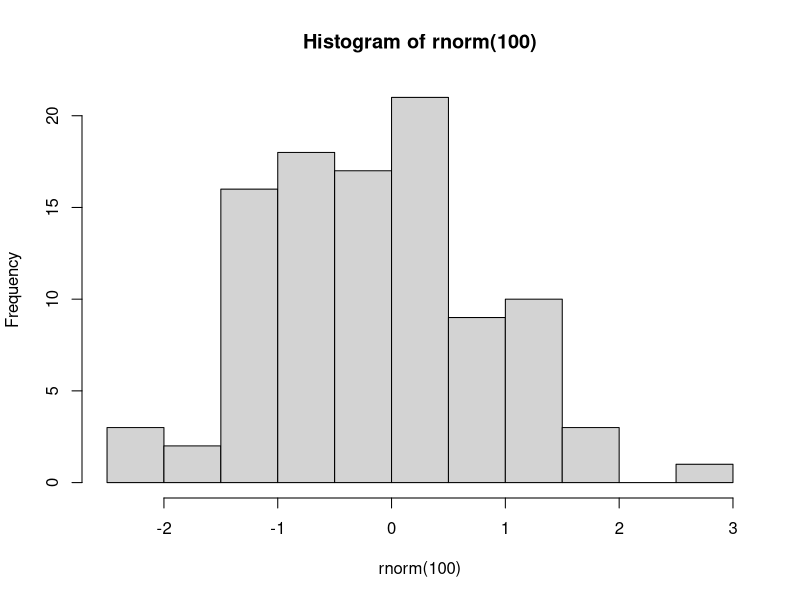
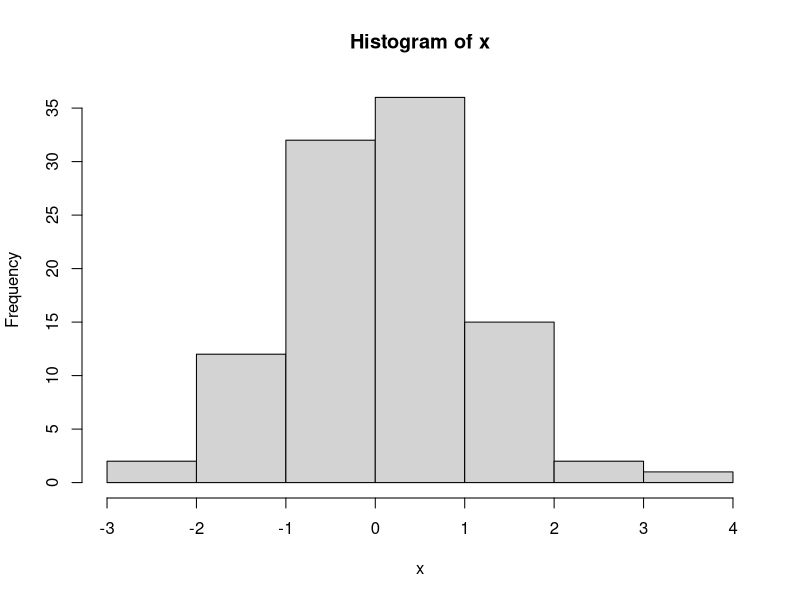

Here is the R script that generated these plots, in order:
## ---- chunk 1
obj <- 1
## ---- chunk 2
nom <- "nomObjet"
## ---- chunk 3
assign(x = nom, value = 1)
## ---- chunk 4
ls()
## ---- chunk 5
nomObjet
## ---- chunk 6
for (i in 1:5) {
  assign(x = paste0("obj", i), value = 1:i)
}
## ---- chunk 7
ls()
## ---- chunk 8
str(nomObjet)
## ---- chunk 9
str(get(nom))
## ---- chunk 10
# Équivalent à
str("nomObjet")
## ---- chunk 11
for (i in 1:5) {
  cat(paste0("obj", i, " ="), get(paste0("obj", i)), "\n")
}
## ---- chunk 12
median(x = 1:10)
get("median")(x = 1:10)
do.call("median", args = list(x = 1:10))
## ---- chunk 13
#' Calcul de statistiques descriptives
#'
#' Cette fonction permet de calculer des statistiques descriptives au choix
#'
#' @param x vecteur d'observations
#' @param choix une chaîne de caractères spécifiant le nom de la fonction
#'              à appeler pour le calcul, soit "table" (par défaut), "mean",
#'              "median", "sd" ou "mad"
#' @param retirerNA un logique spécifiant si les valeurs manquantes (NA)
#'                  doivent être retirées avant le calcul (par défaut TRUE)
#'
#' @return le résultat de l'appel à la fonction choisie
#'
choixstat <- function(x, choix = c("table", "mean", "median", "sd", "mad"),
                      retirerNA = TRUE) {
  choix <- match.arg(choix)
  arguments <- list(x)
  if (choix == "table"){
    arguments$useNA <- if (retirerNA) "no" else "ifany"
  } else {
    arguments$na.rm <- retirerNA
  }
  do.call(what = choix, args = arguments)
}
## ---- chunk 14
# Équivalent
median(c(2,3,2,3,3,4,NA,3), na.rm = TRUE)
## ---- chunk 15
# Équivalent à 
median(c(2,3,2,3,3,4,NA,3), na.rm = FALSE)
## ---- chunk 16
# Équivalent à 
table(c(2,3,2,3,3,4,NA,3), useNA = "no")
## ---- chunk 17
# Équivalent à 
table(c(2,3,2,3,3,4,NA,3), useNA = "ifany")
## ---- chunk 18
f1 <- y ~ x1 + x2
## ---- chunk 19
str(f1)
f1[1]
f1[2]
f1[3]
## ---- chunk 20
str("y ~ x1 + x2")
f2 <- as.formula("y ~ x1 + x2")
str(f2)
## ---- chunk 21
#' Régression polynomiale
#'
#' Ajustement d'un modèle de régression polynomial entre deux variables
#'
#' @param y vecteur des observations de la variable réponse
#' @param x vecteur des observations de la variable explicative
#' @param dg degré du modèle polynomial à ajuster
#'
#' @return sortie de la fonction lm pour le modèle demandé
#'
regPoly <- function(y, x, dg){
  formule <- paste("y ~", 
                   paste(paste0("I(x^", 1:dg, ")"), collapse = " + ")
                   )
  lm(as.formula(formule))
}
## ---- chunk 22
regPoly(y = cars$dist, x = cars$speed, dg = 3)
regPoly(y = cars$dist, x = cars$speed, dg = 5)
## ---- chunk 23
f1
## ---- chunk 24
update(f1, . ~ . + x3)
## ---- chunk 25
update(f1, . ~ . - x2)
## ---- chunk 26
update(f1, sqrt(.) ~ .)
## ---- chunk 27
median(x = 1:10)
## ---- chunk 28
out <- median(x = 1:10)
## ---- chunk 29
out
## ---- chunk 30
out_quote <- quote(median(x = 1:10))
out_quote
str(out_quote)
## ---- chunk 31
eval(out_quote)
## ---- chunk 32
out_call <- call("median", x = 1:10)
out_call
str(out_call)
## ---- chunk 33
all.equal(out_quote, out_call)
## ---- chunk 34
eval(out_call)
## ---- chunk 35
instruc_car <- "median(x = 1:10)"
str(instruc_car)
## ---- chunk 36
out_parse <- parse(text = instruc_car)
out_parse
## ---- chunk 37
eval(out_parse)
## ---- chunk 38
regPoly2 <- function(y, x, dg){
  instruc <- paste0("lm(y ~ ", 
                    paste(paste0("I(x^", 1:dg, ")"), collapse = " + "),
                    ")")
  eval(parse(text = instruc))
}
## ---- chunk 39
regPoly2(y = cars$dist, x = cars$speed, dg = 3)
regPoly2(y = cars$dist, x = cars$speed, dg = 5)
## ---- chunk 40
hist(rnorm(100))
x <- rnorm(100)
hist(x)
## ---- chunk 41
fct1 <- function(x){
  x
}
test <- fct1(1:10)
test
str(test)
## ---- chunk 42
fct2 <- function(x){
  substitute(x)
}
test <- fct2(1:10)
test
str(test)
## ---- chunk 43
fct3 <- function(x){
  deparse(substitute(x))
}
test <- fct3(1:10)
test
str(test)
## ---- chunk 44
fct4 <- function(x){
  match.call()
}
test <- fct4(1:10)
test
str(test)
## ---- chunk 45
fct5 <- function(x, y){
  appel <- match.call()
  list(appel_complet = appel, 
       arg_x_exp = appel$x,
       arg_y_car = deparse(appel$x),
       arg_y_exp = appel$y)
}
test <- fct5(x = 1:10, y = "a")
str(test)
